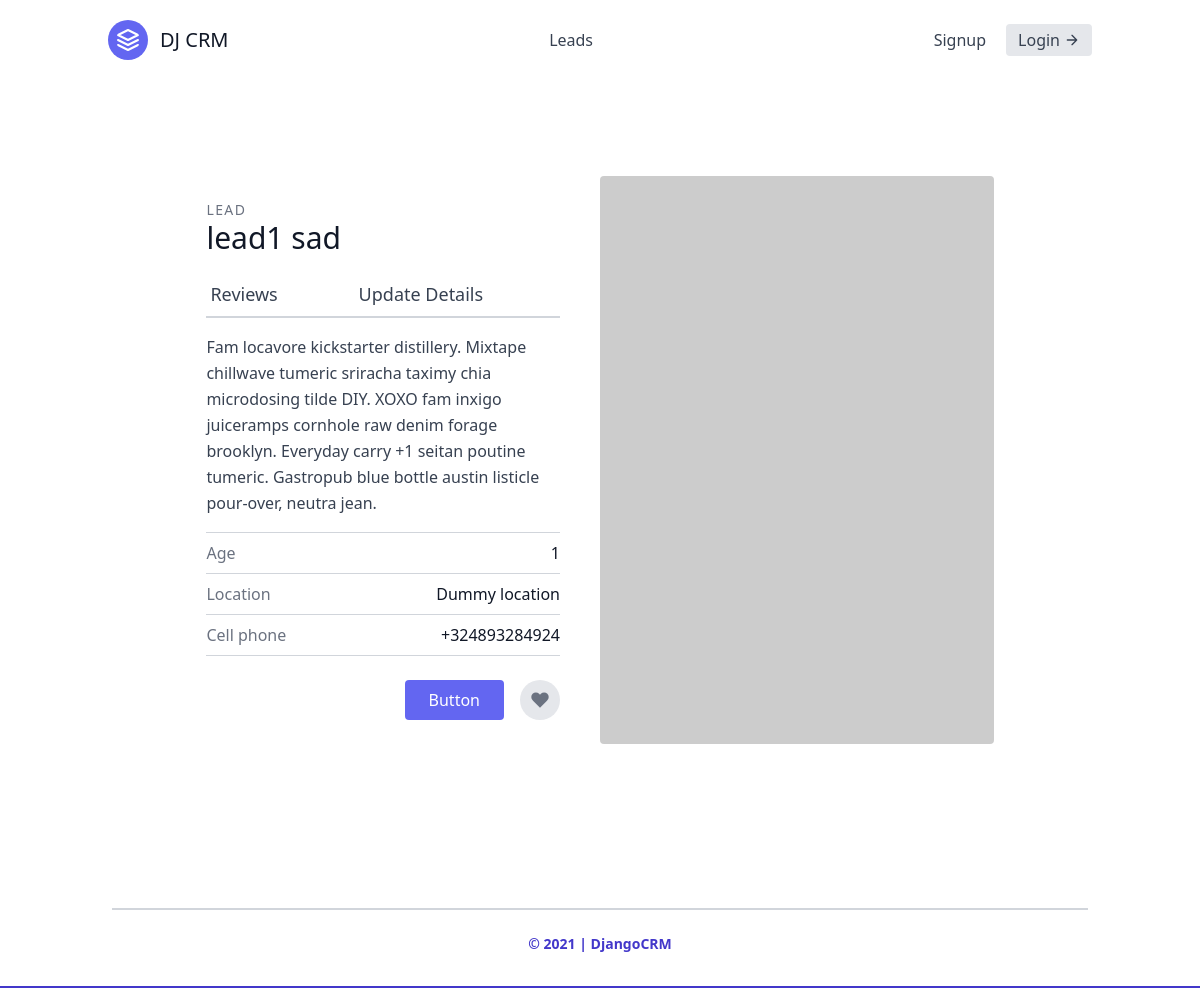
The app's page /leads/1/ with its own data.
### leads/models.py (models this page shows)
class Lead(models.Model):
    first_name=models.CharField(max_length=20)
    last_name=models.CharField(max_length=20)
    age=models.IntegerField(default=0)
    agent=models.ForeignKey("Agent",on_delete=models.CASCADE)

### leads/views.py (the view)
# urls.py: path('<int:pk>/',  views.lead_detail),
def lead_detail(request,pk):
    print(pk)
    lead=Lead.objects.get(id=pk)
    print('\n\n **************** ',lead)
    return render(request, 'leads/lead_detail.html', {'lead_data': lead})

### leads/templates/leads/lead_detail.html
{% extends "base.html" %}
{% block content %}
<section class="text-gray-700 body-font overflow-hidden">
    <div class="container px-5 py-24 mx-auto">
      <div class="lg:w-4/5 mx-auto flex flex-wrap">
        <div class="lg:w-1/2 w-full lg:pr-10 lg:py-6 mb-6 lg:mb-0">
            <h2 class="text-sm title-font text-gray-500 tracking-widest">LEAD</h2>
            <h1 class="text-gray-900 text-3xl title-font font-medium mb-4">{{ lead_data.first_name }} {{ lead_data.last_name }}</h1>
            <div class="flex mb-4">
                <a class="flex-grow border-b-2 border-gray-300 py-2 text-lg px-1">
                    Reviews
                </a>
                <a href="/leads/{{ lead_data.pk }}/update/" class="flex-grow border-b-2 border-gray-300 py-2 text-lg px-1">
                    Update Details
                </a>
            </div>
            <p class="leading-relaxed mb-4">Fam locavore kickstarter distillery. Mixtape chillwave tumeric sriracha taximy chia microdosing tilde DIY. XOXO fam inxigo juiceramps cornhole raw denim forage brooklyn. Everyday carry +1 seitan poutine tumeric. Gastropub blue bottle austin listicle pour-over, neutra jean.</p>
            <div class="flex border-t border-gray-300 py-2">
                <span class="text-gray-500">Age</span>
                <span class="ml-auto text-gray-900">{{ lead_data.age }}</span>
            </div>
            <div class="flex border-t border-gray-300 py-2">
                <span class="text-gray-500">Location</span>
                <span class="ml-auto text-gray-900">Dummy location</span>
            </div>
            <div class="flex border-t border-b mb-6 border-gray-300 py-2">
                <span class="text-gray-500">Cell phone</span>
                <span class="ml-auto text-gray-900">+324893284924</span>
            </div>
            <div class="flex">
                <button class="flex ml-auto text-white bg-indigo-500 border-0 py-2 px-6 focus:outline-none hover:bg-indigo-600 rounded">Button</button>
                <button class="rounded-full w-10 h-10 bg-gray-200 p-0 border-0 inline-flex items-center justify-center text-gray-500 ml-4">
                <svg fill="currentColor" stroke-linecap="round" stroke-linejoin="round" stroke-width="2" class="w-5 h-5" viewBox="0 0 24 24">
                    <path d="M20.84 4.61a5.5 5.5 0 00-7.78 0L12 5.67l-1.06-1.06a5.5 5.5 0 00-7.78 7.78l1.06 1.06L12 21.23l7.78-7.78 1.06-1.06a5.5 5.5 0 000-7.78z"></path>
                </svg>
                </button>
            </div>
        </div>
        <img alt="ecommerce" class="lg:w-1/2 w-full lg:h-auto h-64 object-cover object-center rounded" src="https://dummyimage.com/400x400">
      </div>
    </div>
  </section>
{% endblock content %}

### records on screen
Lead: first_name "lead1", last_name "sad", age "1"
